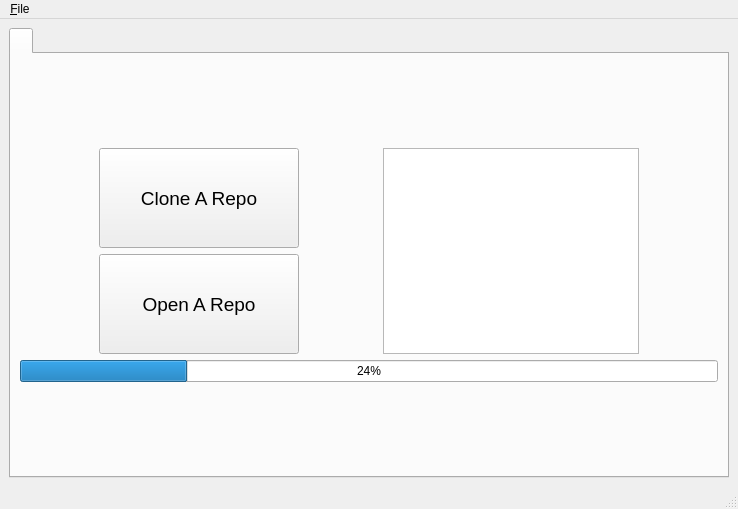
<?xml version="1.0" encoding="UTF-8"?>
<ui version="4.0">
 <class>GitMainWindow</class>
 <widget class="QMainWindow" name="GitMainWindow">
  <property name="geometry">
   <rect>
    <x>0</x>
    <y>0</y>
    <width>738</width>
    <height>509</height>
   </rect>
  </property>
  <property name="windowTitle">
   <string>Kanoop Git</string>
  </property>
  <property name="windowIcon">
   <iconset resource="gitassets.qrc">
    <normaloff>:/assets/kanoop-git-logo.png</normaloff>:/assets/kanoop-git-logo.png</iconset>
  </property>
  <widget class="QWidget" name="centralwidget">
   <layout class="QVBoxLayout" name="verticalLayout">
    <item>
     <widget class="QStackedWidget" name="stackedMain">
      <property name="currentIndex">
       <number>0</number>
      </property>
      <widget class="QWidget" name="pageRepos">
       <layout class="QVBoxLayout" name="verticalLayout_4">
        <property name="leftMargin">
         <number>0</number>
        </property>
        <property name="topMargin">
         <number>0</number>
        </property>
        <property name="rightMargin">
         <number>0</number>
        </property>
        <property name="bottomMargin">
         <number>0</number>
        </property>
        <item>
         <widget class="QTabWidget" name="tabWidgetRepos">
          <widget class="QWidget" name="tabOpenOptions">
           <attribute name="icon">
            <iconset>
             <normaloff>:/assets/plus.png</normaloff>:/assets/plus.png</iconset>
           </attribute>
           <attribute name="title">
            <string/>
           </attribute>
           <layout class="QVBoxLayout" name="verticalLayout_5">
            <item>
             <spacer name="verticalSpacer_3">
              <property name="orientation">
               <enum>Qt::Orientation::Vertical</enum>
              </property>
              <property name="sizeHint" stdset="0">
               <size>
                <width>20</width>
                <height>40</height>
               </size>
              </property>
             </spacer>
            </item>
            <item>
             <layout class="QHBoxLayout" name="horizontalLayout">
              <item>
               <spacer name="horizontalSpacer_2">
                <property name="orientation">
                 <enum>Qt::Orientation::Horizontal</enum>
                </property>
                <property name="sizeHint" stdset="0">
                 <size>
                  <width>40</width>
                  <height>20</height>
                 </size>
                </property>
               </spacer>
              </item>
              <item>
               <layout class="QVBoxLayout" name="verticalLayout_2">
                <item>
                 <widget class="QPushButton" name="pushCloneRepo">
                  <property name="minimumSize">
                   <size>
                    <width>200</width>
                    <height>100</height>
                   </size>
                  </property>
                  <property name="font">
                   <font>
                    <pointsize>14</pointsize>
                   </font>
                  </property>
                  <property name="text">
                   <string>Clone A Repo</string>
                  </property>
                 </widget>
                </item>
                <item>
                 <widget class="QPushButton" name="pushOpenRepo">
                  <property name="minimumSize">
                   <size>
                    <width>200</width>
                    <height>100</height>
                   </size>
                  </property>
                  <property name="font">
                   <font>
                    <pointsize>14</pointsize>
                   </font>
                  </property>
                  <property name="text">
                   <string>Open A Repo</string>
                  </property>
                 </widget>
                </item>
               </layout>
              </item>
              <item>
               <spacer name="horizontalSpacer">
                <property name="orientation">
                 <enum>Qt::Orientation::Horizontal</enum>
                </property>
                <property name="sizeHint" stdset="0">
                 <size>
                  <width>40</width>
                  <height>20</height>
                 </size>
                </property>
               </spacer>
              </item>
              <item>
               <widget class="RecentReposTableView" name="tableRecentRepos"/>
              </item>
              <item>
               <spacer name="horizontalSpacer_3">
                <property name="orientation">
                 <enum>Qt::Orientation::Horizontal</enum>
                </property>
                <property name="sizeHint" stdset="0">
                 <size>
                  <width>40</width>
                  <height>20</height>
                 </size>
                </property>
               </spacer>
              </item>
             </layout>
            </item>
            <item>
             <widget class="QProgressBar" name="progressCloneProgress">
              <property name="value">
               <number>24</number>
              </property>
             </widget>
            </item>
            <item>
             <spacer name="verticalSpacer_4">
              <property name="orientation">
               <enum>Qt::Orientation::Vertical</enum>
              </property>
              <property name="sizeHint" stdset="0">
               <size>
                <width>20</width>
                <height>40</height>
               </size>
              </property>
             </spacer>
            </item>
           </layout>
          </widget>
         </widget>
        </item>
       </layout>
      </widget>
      <widget class="QWidget" name="pageOpenOptions">
       <layout class="QVBoxLayout" name="verticalLayout_3">
        <item>
         <spacer name="verticalSpacer">
          <property name="orientation">
           <enum>Qt::Orientation::Vertical</enum>
          </property>
          <property name="sizeHint" stdset="0">
           <size>
            <width>20</width>
            <height>40</height>
           </size>
          </property>
         </spacer>
        </item>
        <item>
         <spacer name="verticalSpacer_2">
          <property name="orientation">
           <enum>Qt::Orientation::Vertical</enum>
          </property>
          <property name="sizeHint" stdset="0">
           <size>
            <width>20</width>
            <height>40</height>
           </size>
          </property>
         </spacer>
        </item>
       </layout>
      </widget>
     </widget>
    </item>
   </layout>
  </widget>
  <widget class="QMenuBar" name="menubar">
   <property name="geometry">
    <rect>
     <x>0</x>
     <y>0</y>
     <width>738</width>
     <height>23</height>
    </rect>
   </property>
   <widget class="QMenu" name="menu_File">
    <property name="title">
     <string>&amp;File</string>
    </property>
    <addaction name="actionOpenRepository"/>
    <addaction name="actionCloneRepository"/>
    <addaction name="separator"/>
    <addaction name="actionPreferences"/>
   </widget>
   <addaction name="menu_File"/>
  </widget>
  <widget class="QStatusBar" name="statusbar"/>
  <action name="actionOpenRepository">
   <property name="text">
    <string>Open Repository</string>
   </property>
  </action>
  <action name="actionCloneRepository">
   <property name="text">
    <string>Clone Repository</string>
   </property>
  </action>
  <action name="actionPreferences">
   <property name="text">
    <string>Preferences</string>
   </property>
   <property name="shortcut">
    <string>Ctrl+P</string>
   </property>
  </action>
 </widget>
 <customwidgets>
  <customwidget>
   <class>RecentReposTableView</class>
   <extends>QTableView</extends>
   <header>modelview/recentrepostableview.h</header>
  </customwidget>
 </customwidgets>
 <resources>
  <include location="gitassets.qrc"/>
 </resources>
 <connections/>
</ui>
